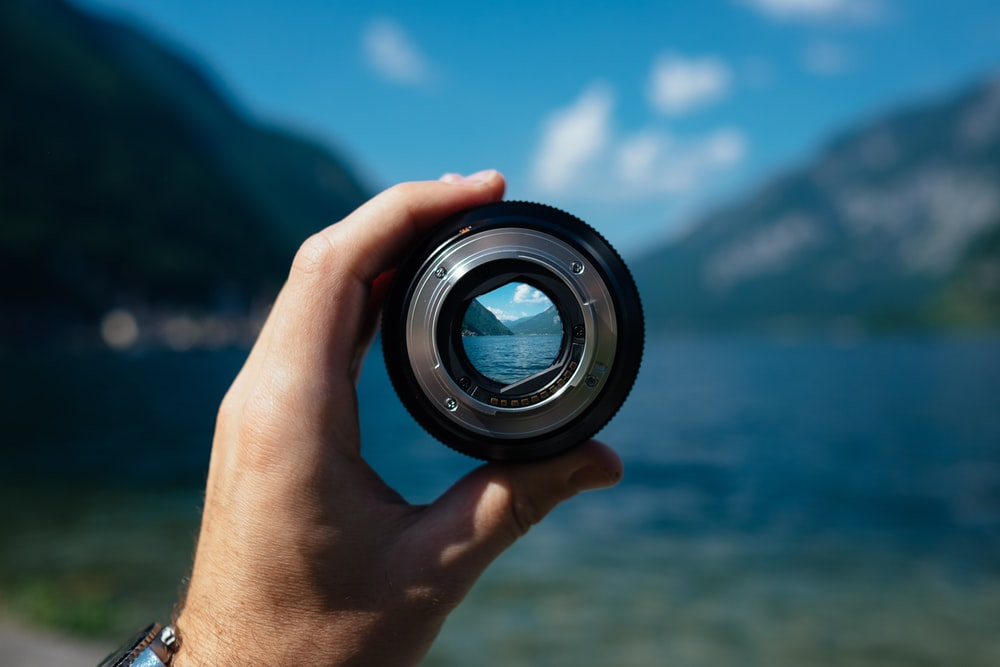
#> input picture test/1_1_Before.jpg, 1000 x 667 px
$ python readimage.py
#> lines starting #> are read from the running program, lines starting #| are printed output that depends on the picture
#> in readImage, returned value is the input picture: shape (667, 1000, 3); mean R, G, B 51.1, 85.9, 99.2
### backend/milestone1.py
import numpy as np

def negative(image):
    w,h,d = image.shape[:3]
#> w = 667; h = 1000; d = 3
    new_image = np.zeros((w,h,d), np.uint8)
    if d == 4:
        for i in range(w):
            for j in range(h):
                r,g,b,a = image[i][j]
                new_image[i][j] = (255-r,255-g,255-b,a)
    elif d == 3:
        for i in range(w):
            for j in range(h):
                r,g,b = image[i][j]
                new_image[i][j] = (255-r,255-g,255-b)
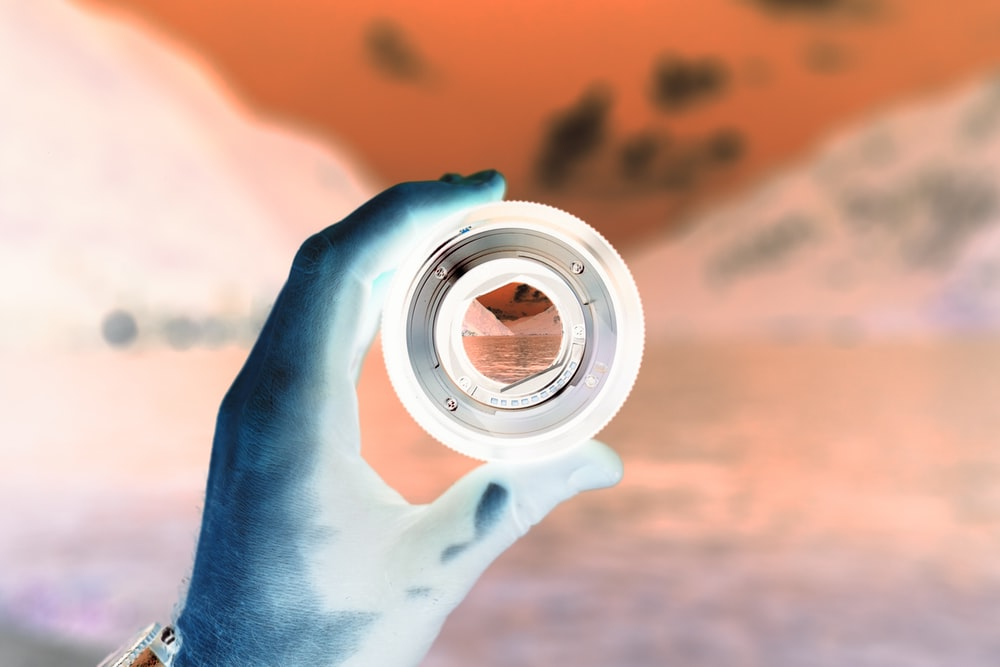
#> new_image: shape (667, 1000, 3); mean R, G, B 203.9, 169.1, 155.8
    else:
        for i in range(w):
            for j in range(h):
                new_image[i][j] = (255-image[i][j])

    return new_image

# [135 lines left out: functions grayscale, complement, rotate90CCW, rotate90CW, flip_vertical, flip_horizontal and 2 more, not called in this run]

### backend/readimage.py
import imageio
import numpy as np
from PIL import Image
import milestone1


def readImage(path):
    try:
        return imageio.imread(path)
    except:
        return "File tidak ditemukan."

image = readImage("../test/1_1_Before.jpg")
new_image = np.array(milestone1.negative(image))
img = Image.fromarray(new_image,'RGB')
img.save('../test/1_1_After.jpg')

$ run again, with test/1_2_Before.jpg copied over test/1_1_Before.jpg
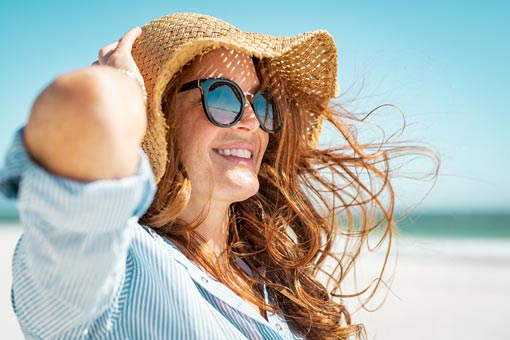
#> input picture test/1_2_Before.jpg, 510 x 340 px
#> in readImage, returned value is the input picture: shape (340, 510, 3); mean R, G, B 178.4, 180.8, 172.2
#> after the loop in negative, `for i in range(w):`:
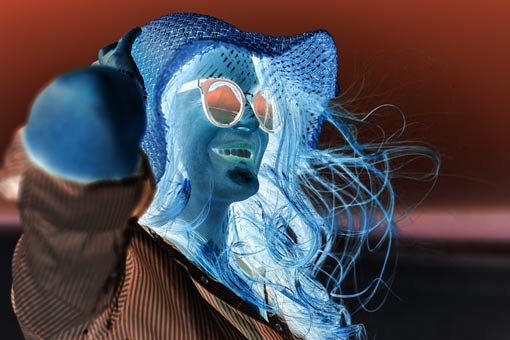
#> new_image: shape (340, 510, 3); mean R, G, B 76.6, 74.2, 82.8
